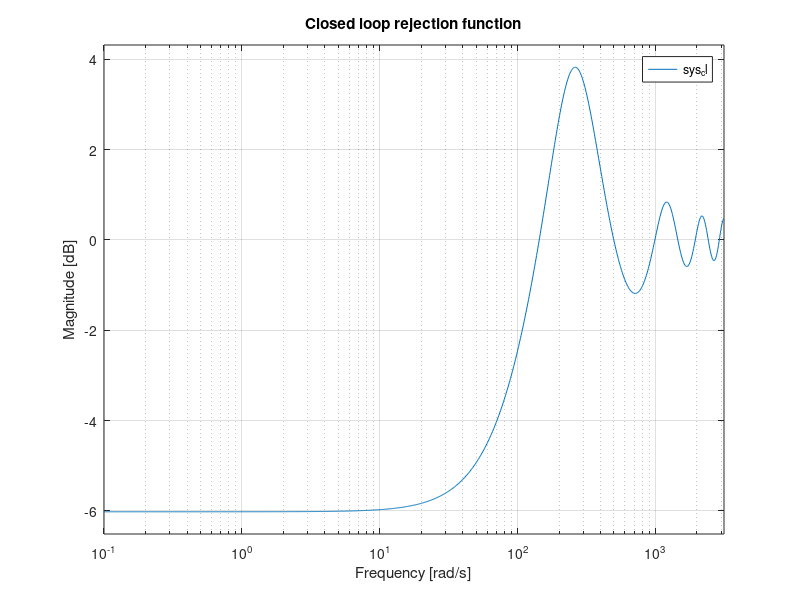
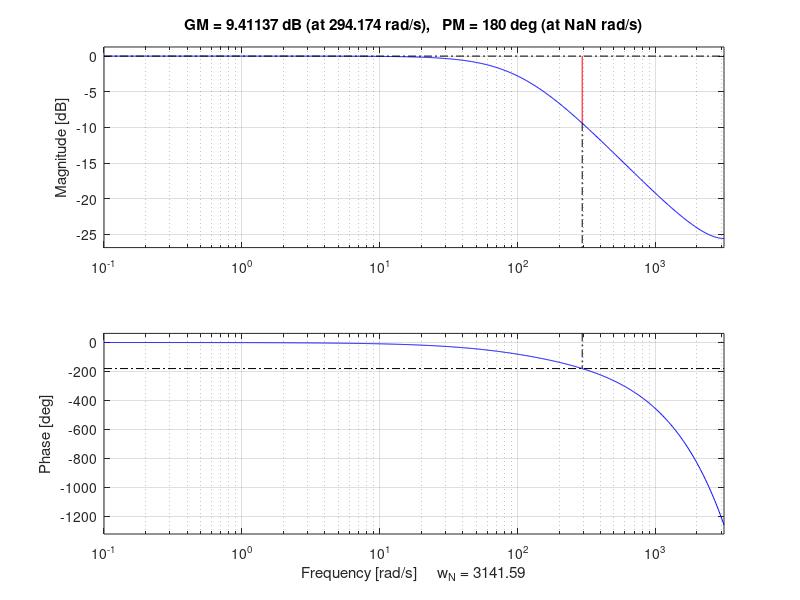

Source code (MATLAB) for these figures, in order: (Note: this script raises an error after producing the figures.)

fs = 1000; % sampling frequency
gain = 0.1; % integrator gain
RTC_delai = 7; % number of RTC delay frames 

K = tf([gain,0],[1,-0.9],1/fs); % integrator transfer function

dummy = zeros(1,1+RTC_delai);
dummy(1) = 1;
RTC = tf([1],dummy,1/fs); % RTC transfer function

WFS = tf([1,1],[2,0],1/fs); % WFS transfer function


% sys_ol = WFS*RTC*K; % open loop transfer function
sys_ol = RTC*K; % open loop transfer function
sys_cl = feedback(1,sys_ol); % closed loop transfer function

disp(['Eigenvalues closed-loop : ',...
    num2str(max(abs(eig(sys_cl)))), ' (stable if < 1)'])  

figure()
bodemag(sys_cl)
title('Closed loop rejection function')
grid on

% Open loop bode with margins
figure()
margin(sys_ol)


figure()
h = pzplot(sys_cl);
title('Closed loop zeros and poles')
% grid on

figure()
nyquist(sys_ol)
title('Open loop Nyquist')
